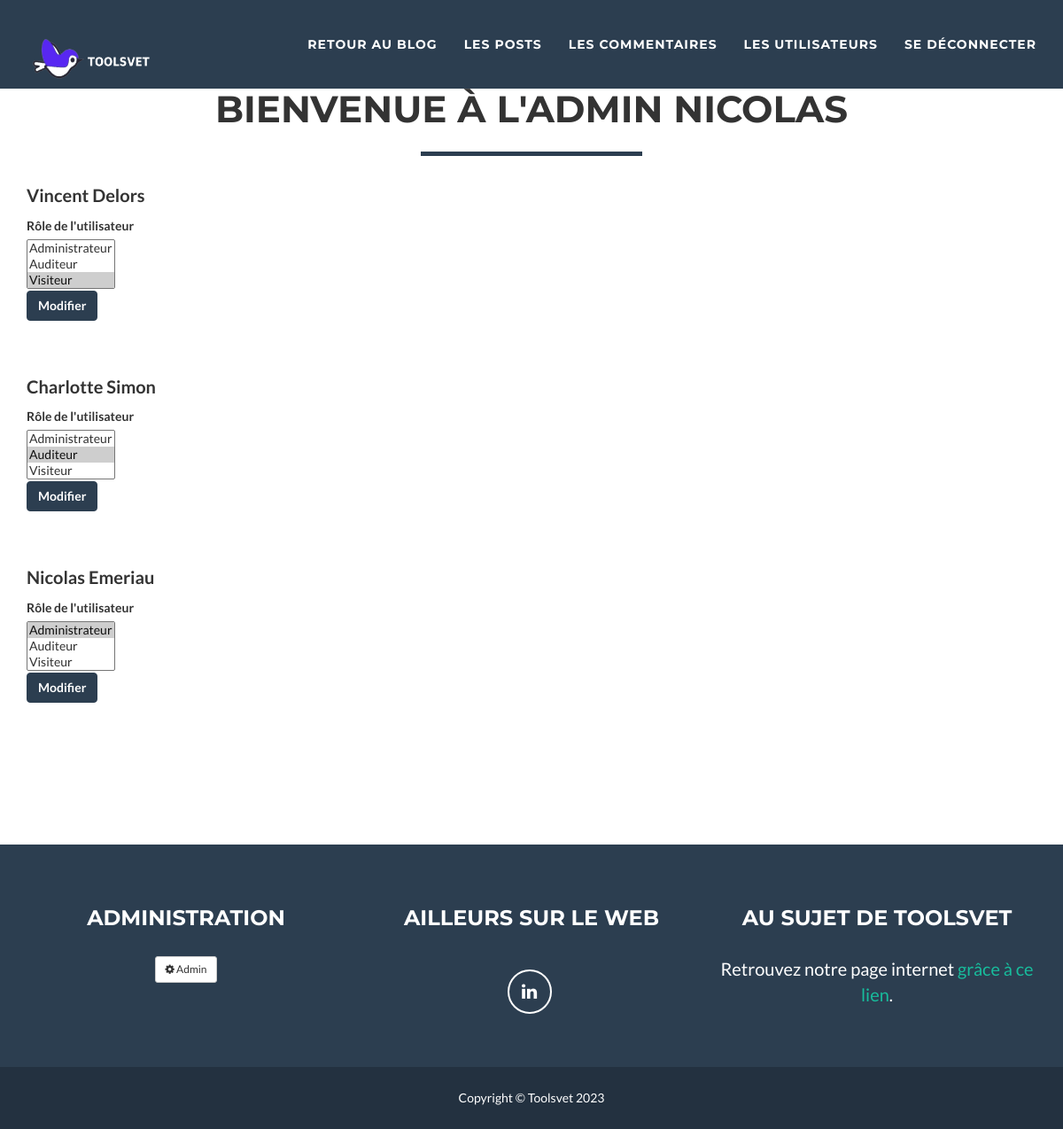
Screenshot of /project/index.php?action=adminlistuser (signed in) with the database file from the repository.
### tables this page shows
CREATE TABLE `users` (
  `id_user` int NOT NULL,
  `firstname` varchar(100) DEFAULT NULL,
  `lastname` varchar(100) DEFAULT NULL,
  `mail` varchar(200) NOT NULL,
  `password_user` varchar(200) NOT NULL,
  `role_id` int NOT NULL
);

CREATE TABLE `roles` (
  `id` int NOT NULL,
  `role` varchar(45) NOT NULL
);

### project/src/controllers/adminlistusers.php (called while the page is built, shortened)
<?php
require_once('src/lib/database.php');
require_once('src/model/usersrepository.php');
require_once('src/model/rolesrepository.php');
class AdminListUsers
{
    public function execute()
    {
        $connexion = new Database();
        $usersRepository = new UsersRepository();
        $usersRepository->connexion = $connexion;
        $users = $usersRepository->getUsers();
        $rolesRepository = new rolesRepository();
        $rolesRepository->connexion = $connexion;
        $roles = $rolesRepository->getroles();
        require('templates/adminlistusers.php');
    }
}

### project/src/lib/database.php (called while the page is built, shortened)
<?php
class Database
{
    public ?\PDO $database = null;
    public function getConnexion(): \PDO
    {
        if ($this->database === null) {
            $this->database = new \PDO('mysql:host=db_docker_blog;dbname=blog;charset=utf8', 'root', '');
        }
        return $this->database;
    }
}

### project/src/model/usersrepository.php (called while the page is built, shortened)
<?php
require_once('src/lib/database.php');
class UsersRepository
{
    public Database $connexion;
    public function getUsers(): array
    {
        $statement = $this->connexion->getConnexion()->prepare(
            "SELECT * FROM users ORDER BY id_user DESC"
        );
        $statement->execute();
        $users = [];
        while (($row = $statement->fetch())) {
            $user = new User();
            $user->identifier = $row['id_user'];
            $user->firstname = $row['firstname'];
            $user->lastname = $row['lastname'];
            $user->mail = $row['mail'];
            $user->role_id = $row['role_id'];
            $users[] = $user;
        }
        return $users;
    }
}

### project/src/model/rolesrepository.php (called while the page is built, shortened)
<?php
require_once('src/lib/database.php');
class rolesRepository
{
    public Database $connexion;
    public function getroles(): array
    {
        $statement = $this->connexion->getConnexion()->prepare(
            "SELECT * FROM roles ORDER BY id DESC"
        );
        $statement->execute();
        $roles = [];
        while (($row = $statement->fetch())) {
            $role = new role();
            $role->identifier = $row['id'];
            $role->role = $row['role'];
            $roles[] = $role;
        }
        return $roles;
    }
}

### project/templates/adminlistusers.php (the view, shortened to what this page needs)
<section id="portfolio">
    <div class="container">
        <div class="row">
            <div class="col-lg-12 text-center">
                <h2>Bienvenue à l'admin
                    <?php
                    if (isset($_SESSION["firstname"]))
                    {
                        echo $_SESSION["firstname"];
                    }    ?>
                </h2>
                <hr class="star-primary">
            </div>
        </div>
        <?php
        foreach ($users as $user) {
            ?>
            <form action="index.php?action=adminmodifyuser" method="post" >
                <p><strong><?= htmlspecialchars($user->firstname) ?> <?= htmlspecialchars($user->lastname) ?></strong>
                <div class="mb-3">
                    <label for="role" class="form-label">Rôle de l'utilisateur</label><br />
                    <select class="form-select" name="role" size="3">
                        <?php   foreach ($roles as $role) { ?>
                            <option value="<?= $role->identifier ?>" <?php if ($user->role_id === $role->identifier){echo 'selected';} ?>>
                                <?= htmlspecialchars($role->role) ?></option>
                        <?php } ?>
                    </select>
                </div>
                <div class="mb-3">
                    <button type="submit" class="btn btn-primary">Modifier</button>
                </div>
            </form> <br /><br /><br />
            <?php
        }
        ?>
    </div>
</section>
<?php require('adminlayout.php') ?>

### project/css/freelancer.css (style rules this page uses)
body { font-family: 'Lato', 'Helvetica Neue', Helvetica, Arial, sans-serif; overflow-x: hidden; }
p { font-size: 20px; }
h1, h2, h3, h4, h5, h6 { font-family: "Montserrat", "Helvetica Neue", Helvetica, Arial, sans-serif; text-transform: uppercase; font-weight: 700; }
hr.star-light, hr.star-primary { padding: 0; border: none; border-top: solid 5px; text-align: center; max-width: 250px; margin: 25px auto 30px; }
hr.star-light:after, hr.star-primary:after { content: "\f005"; font-family: FontAwesome; display: inline-block; position: relative; top: -0.8em; font-size: 2em; padding: 0 0.25em; }
hr.star-primary { border-color: #2C3E50; }
hr.star-primary:after { background-color: white; color: #2C3E50; }
section { padding: 100px 0; }
section h2 { margin: 0; font-size: 3em; }
#portfolio * { z-index: 2; }
.btn-primary { color: white; background-color: #2C3E50; border-color: #2C3E50; font-weight: 700; }

### rows the page displays
users: firstname "Vincent", lastname "Delors", role "Administrateur / Auditeur / Visiteur ☑"
users: firstname "Charlotte", lastname "Simon", role "Administrateur / Auditeur ☑ / Visiteur"
users: firstname "Nicolas", lastname "Emeriau", role "Administrateur ☑ / Auditeur / Visiteur"

### other values shown
$_SESSION["firstname"] "NICOLAS"
